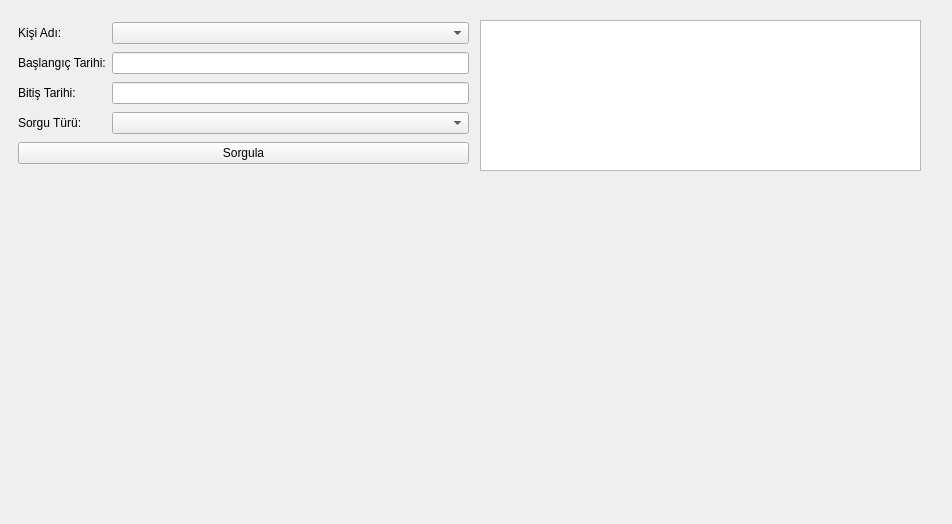
<?xml version="1.0" encoding="UTF-8"?>
<ui version="4.0">
 <class>Form</class>
 <widget class="QWidget" name="Form">
  <property name="geometry">
   <rect>
    <x>0</x>
    <y>0</y>
    <width>952</width>
    <height>524</height>
   </rect>
  </property>
  <property name="windowTitle">
   <string>Kişi Raporları</string>
  </property>
  <widget class="MplWidget" name="MplWidget" native="true">
   <property name="geometry">
    <rect>
     <x>20</x>
     <y>190</y>
     <width>911</width>
     <height>321</height>
    </rect>
   </property>
  </widget>
  <widget class="QWidget" name="layoutWidget">
   <property name="geometry">
    <rect>
     <x>18</x>
     <y>20</y>
     <width>451</width>
     <height>151</height>
    </rect>
   </property>
   <layout class="QGridLayout" name="gridLayout">
    <item row="0" column="0">
     <widget class="QLabel" name="label">
      <property name="text">
       <string>Kişi Adı:</string>
      </property>
     </widget>
    </item>
    <item row="0" column="1">
     <widget class="QComboBox" name="cmbKisiAdi"/>
    </item>
    <item row="1" column="0">
     <widget class="QLabel" name="label_2">
      <property name="text">
       <string>Başlangıç Tarihi:</string>
      </property>
     </widget>
    </item>
    <item row="1" column="1">
     <widget class="QLineEdit" name="leTarih1"/>
    </item>
    <item row="2" column="0">
     <widget class="QLabel" name="label_3">
      <property name="text">
       <string>Bitiş Tarihi:</string>
      </property>
     </widget>
    </item>
    <item row="2" column="1">
     <widget class="QLineEdit" name="leTarih2"/>
    </item>
    <item row="3" column="0">
     <widget class="QLabel" name="label_4">
      <property name="text">
       <string>Sorgu Türü:</string>
      </property>
     </widget>
    </item>
    <item row="3" column="1">
     <widget class="QComboBox" name="cmbSorguTuru"/>
    </item>
    <item row="4" column="0" colspan="2">
     <widget class="QPushButton" name="btnSorgula">
      <property name="text">
       <string>Sorgula</string>
      </property>
     </widget>
    </item>
   </layout>
  </widget>
  <widget class="QTableWidget" name="tbwRaporlar">
   <property name="geometry">
    <rect>
     <x>480</x>
     <y>20</y>
     <width>441</width>
     <height>151</height>
    </rect>
   </property>
  </widget>
 </widget>
 <customwidgets>
  <customwidget>
   <class>MplWidget</class>
   <extends>QWidget</extends>
   <header>mplwidget.h</header>
   <container>1</container>
  </customwidget>
 </customwidgets>
 <resources/>
 <connections/>
</ui>
